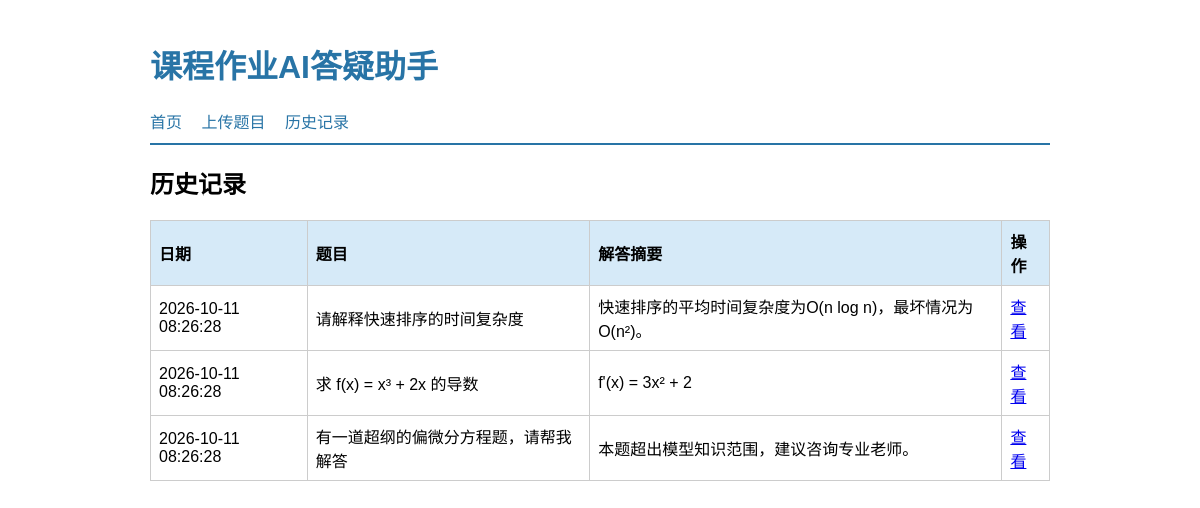
Before: /history with the older database file.
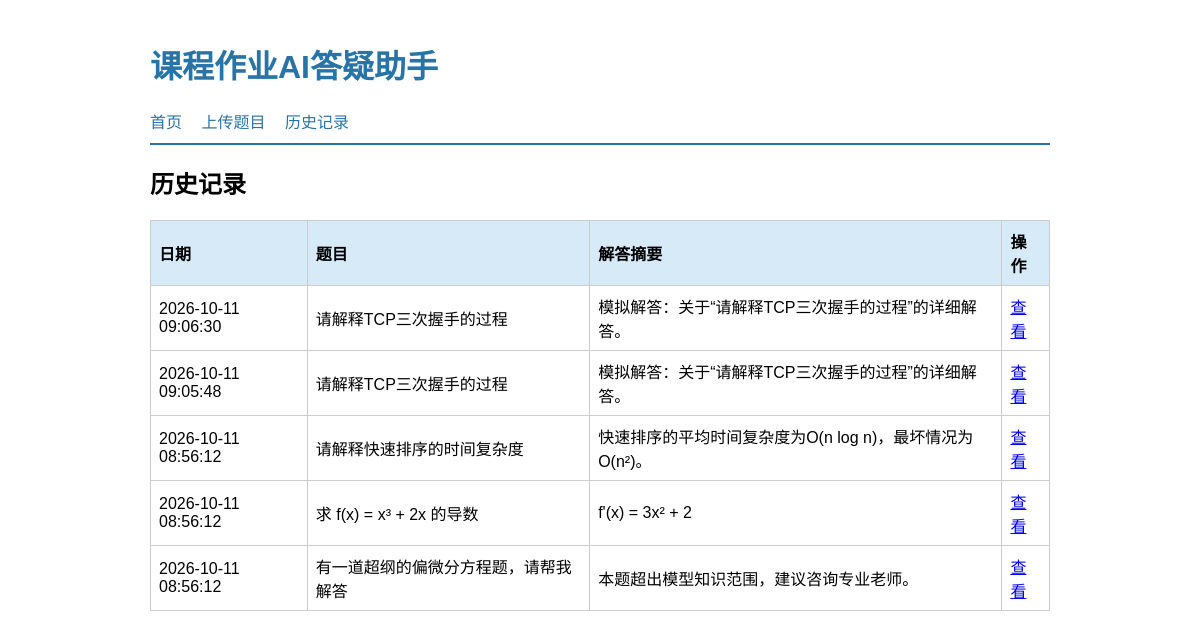
After: the same page with the newer database file.
### tables this page shows
CREATE TABLE answer (
            id INTEGER PRIMARY KEY AUTOINCREMENT,
            question_id INTEGER NOT NULL,
            content TEXT NOT NULL,
            steps_json TEXT,
            confidence REAL DEFAULT 1.0,
            is_low_confidence BOOLEAN DEFAULT 0,
            created_at DATETIME NOT NULL DEFAULT CURRENT_TIMESTAMP,
            FOREIGN KEY (question_id) REFERENCES question(id) ON DELETE CASCADE
        );

CREATE TABLE question (
            id INTEGER PRIMARY KEY AUTOINCREMENT,
            input_type TEXT NOT NULL CHECK(input_type IN ('image', 'text')),
            content TEXT,
            image_path TEXT,
            created_at DATETIME NOT NULL DEFAULT CURRENT_TIMESTAMP
        );

### app/routes.py (the view)
@bp.route('/history')
def history():
    records = models.list_questions_with_answers(current_app)
    return render_template('history.html', records=records)

### app/models.py (called while the page is built)
def get_db(app):
    conn = sqlite3.connect(app.config['DATABASE'])
    conn.row_factory = sqlite3.Row
    return conn

def list_questions_with_answers(app):
    try:
        conn = get_db(app)
        cursor = conn.cursor()
        cursor.execute('''
            SELECT q.id, q.input_type, q.content, q.created_at,
                   a.content AS answer_content, a.is_low_confidence
            FROM question q
            LEFT JOIN answer a ON a.question_id = q.id
            ORDER BY q.created_at DESC
        ''')
        rows = [dict(row) for row in cursor.fetchall()]
        conn.close()
        return rows
    except sqlite3.Error as e:
        logger.error(f'数据库读取失败：{e}')
        return []

### app/templates/history.html
{% extends "base.html" %}
{% block content %}
<h2>历史记录</h2>
{% if records %}
<table>
    <thead>
    <tr>
        <th>日期</th>
        <th>题目</th>
        <th>解答摘要</th>
        <th>操作</th>
    </tr>
    </thead>
    <tbody>
    {% for r in records %}
    <tr>
        <td>{{ r.created_at }}</td>
        <td>{{ r.content[:30] }}{% if r.content and r.content|length > 30 %}...{% endif %}</td>
        <td>{{ r.answer_content[:40] if r.answer_content else '暂无解答' }}</td>
        <td><a href="{{ url_for('main.detail', question_id=r.id) }}">查看</a></td>
    </tr>
    {% endfor %}
    </tbody>
</table>
{% else %}
<p>暂无提问记录，上传第一道题开始使用吧。</p>
{% endif %}
{% endblock %}

### app/templates/base.html (shortened to what this page needs)
<!DOCTYPE html>
<html lang="zh-CN">
<head>
    <link rel="stylesheet" href="{{ url_for('static', filename='css/style.css') }}">
</head>
<body>
<header>
    <h1>课程作业AI答疑助手</h1>
    <nav>
        <a href="{{ url_for('main.index') }}">首页</a>
        <a href="{{ url_for('main.upload') }}">上传题目</a>
        <a href="{{ url_for('main.history') }}">历史记录</a>
    </nav>
</header>
<main>
    {% block content %}{% endblock %}
</main>
</body>
</html>

### app/static/css/style.css (style rules this page uses)
body { font-family: "Microsoft YaHei", sans-serif; max-width: 900px; margin: 0 auto; padding: 20px; }
header { border-bottom: 2px solid #2874A6; margin-bottom: 20px; padding-bottom: 10px; }
h1 { color: #2874A6; }
nav a { margin-right: 15px; color: #2874A6; text-decoration: none; }
table { width: 100%; border-collapse: collapse; margin-top: 15px; }
th, td { border: 1px solid #ccc; padding: 8px; text-align: left; }
th { background: #D6EAF8; }

Changed rows visible on the page:
removed answer: created_at "2026-10-11 08:26:28", content "请解释快速排序的时间复杂度", content "快速排序的平均时间复杂度为O(n log n)，最坏情况为O(n²)。"
removed answer: created_at "2026-10-11 08:26:28", content "求 f(x) = x³ + 2x 的导数", content "f'(x) = 3x² + 2"
removed answer: created_at "2026-10-11 08:26:28", content "有一道超纲的偏微分方程题，请帮我解答", content "本题超出模型知识范围，建议咨询专业老师。"
added answer: created_at "2026-10-11 09:06:30", content "请解释TCP三次握手的过程", content "模拟解答：关于“请解释TCP三次握手的过程”的详细解答。"
added answer: created_at "2026-10-11 09:05:48", content "请解释TCP三次握手的过程", content "模拟解答：关于“请解释TCP三次握手的过程”的详细解答。"
added answer: created_at "2026-10-11 08:56:12", content "请解释快速排序的时间复杂度", content "快速排序的平均时间复杂度为O(n log n)，最坏情况为O(n²)。"
added answer: created_at "2026-10-11 08:56:12", content "求 f(x) = x³ + 2x 的导数", content "f'(x) = 3x² + 2"
added answer: created_at "2026-10-11 08:56:12", content "有一道超纲的偏微分方程题，请帮我解答", content "本题超出模型知识范围，建议咨询专业老师。"
